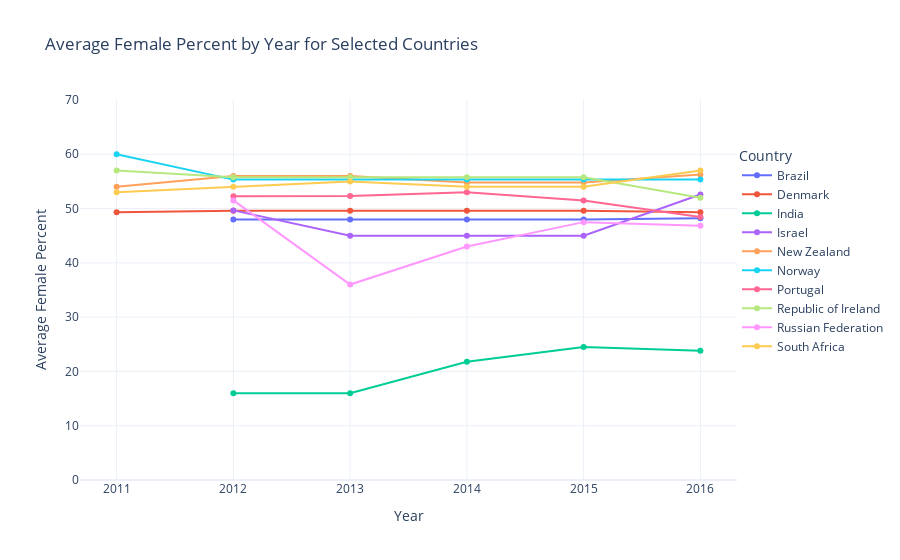

The cell this chart's notebook holds for it:
### Code cell
grouped = filtered_train_df.groupby(["country", "year"])["female_percent"].mean().reset_index()

fig = px.line(grouped, x="year", y="female_percent", color="country",
              markers=True, title="Average Female Percent by Year for Selected Countries",
              template="plotly_white")

fig.update_layout(
    xaxis_title="Year",
    yaxis_title="Average Female Percent",
    legend_title="Country",
    yaxis=dict(range=[0, 70]),
    legend=dict(x=1, y=0.6),
    showlegend=True,
)

fig.show()

### Figure 1 — Plotly figure (JSON) as saved in the notebook; plotly's stock layout.template omitted (floating-point values rounded to 4 significant figures)
{"data": [{"hovertemplate": "country=Brazil<br>year=%{x}<br>female_percent=%{y}<extra></extra>", "legendgroup": "Brazil", "line": {"color": "#636efa", "dash": "solid"}, "marker": {"symbol": "circle"}, "mode": "lines+markers", "name": "Brazil", "orientation": "v", "showlegend": true, "type": "scatter", "x": [2012, 2013, 2014, 2015, 2016], "xaxis": "x", "y": [48, 48, 48, 48, 48.2], "yaxis": "y"}, {"hovertemplate": "country=Denmark<br>year=%{x}<br>female_percent=%{y}<extra></extra>", "legendgroup": "Denmark", "line": {"color": "#EF553B", "dash": "solid"}, "marker": {"symbol": "circle"}, "mode": "lines+markers", "name": "Denmark", "orientation": "v", "showlegend": true, "type": "scatter", "x": [2011, 2012, 2013, 2014, 2015, 2016], "xaxis": "x", "y": [49.33, 49.6, 49.6, 49.6, 49.6, 49.33], "yaxis": "y"}, {"hovertemplate": "country=India<br>year=%{x}<br>female_percent=%{y}<extra></extra>", "legendgroup": "India", "line": {"color": "#00cc96", "dash": "solid"}, "marker": {"symbol": "circle"}, "mode": "lines+markers", "name": "India", "orientation": "v", "showlegend": true, "type": "scatter", "x": [2012, 2013, 2014, 2015, 2016], "xaxis": "x", "y": [16, 16, 21.8, 24.5, 23.8], "yaxis": "y"}, {"hovertemplate": "country=Israel<br>year=%{x}<br>female_percent=%{y}<extra></extra>", "legendgroup": "Israel", "line": {"color": "#ab63fa", "dash": "solid"}, "marker": {"symbol": "circle"}, "mode": "lines+markers", "name": "Israel", "orientation": "v", "showlegend": true, "type": "scatter", "x": [2012, 2013, 2014, 2015, 2016], "xaxis": "x", "y": [49.67, 45, 45, 45, 52.6], "yaxis": "y"}, {"hovertemplate": "country=New Zealand<br>year=%{x}<br>female_percent=%{y}<extra></extra>", "legendgroup": "New Zealand", "line": {"color": "#FFA15A", "dash": "solid"}, "marker": {"symbol": "circle"}, "mode": "lines+markers", "name": "New Zealand", "orientation": "v", "showlegend": true, "type": "scatter", "x": [2011, 2012, 2013, 2014, 2015, 2016], "xaxis": "x", "y": [54, 56, 56, 54.8, 54.8, 56.29], "yaxis": "y"}, {"hovertemplate": "country=Norway<br>year=%{x}<br>female_percent=%{y}<extra></extra>", "legendgroup": "Norway", "line": {"color": "#19d3f3", "dash": "solid"}, "marker": {"symbol": "circle"}, "mode": "lines+markers", "name": "Norway", "orientation": "v", "showlegend": true, "type": "scatter", "x": [2011, 2012, 2013, 2014, 2015, 2016], "xaxis": "x", "y": [60, 55.33, 55.33, 55.33, 55.33, 55.33], "yaxis": "y"}, {"hovertemplate": "country=Portugal<br>year=%{x}<br>female_percent=%{y}<extra></extra>", "legendgroup": "Portugal", "line": {"color": "#FF6692", "dash": "solid"}, "marker": {"symbol": "circle"}, "mode": "lines+markers", "name": "Portugal", "orientation": "v", "showlegend": true, "type": "scatter", "x": [2012, 2013, 2014, 2015, 2016], "xaxis": "x", "y": [52.25, 52.33, 53, 51.5, 48.43], "yaxis": "y"}, {"hovertemplate": "country=Republic of Ireland<br>year=%{x}<br>female_percent=%{y}<extra></extra>", "legendgroup": "Republic of Ireland", "line": {"color": "#B6E880", "dash": "solid"}, "marker": {"symbol": "circle"}, "mode": "lines+markers", "name": "Republic of Ireland", "orientation": "v", "showlegend": true, "type": "scatter", "x": [2011, 2012, 2013, 2014, 2015, 2016], "xaxis": "x", "y": [57, 55.75, 55.75, 55.75, 55.75, 52], "yaxis": "y"}, {"hovertemplate": "country=Russian Federation<br>year=%{x}<br>female_percent=%{y}<extra></extra>", "legendgroup": "Russian Federation", "line": {"color": "#FF97FF", "dash": "solid"}, "marker": {"symbol": "circle"}, "mode": "lines+markers", "name": "Russian Federation", "orientation": "v", "showlegend": true, "type": "scatter", "x": [2012, 2013, 2014, 2015, 2016], "xaxis": "x", "y": [51.5, 36, 43, 47.5, 46.83], "yaxis": "y"}, {"hovertemplate": "country=South Africa<br>year=%{x}<br>female_percent=%{y}<extra></extra>", "legendgroup": "South Africa", "line": {"color": "#FECB52", "dash": "solid"}, "marker": {"symbol": "circle"}, "mode": "lines+markers", "name": "South Africa", "orientation": "v", "showlegend": true, "type": "scatter", "x": [2011, 2012, 2013, 2014, 2015, 2016], "xaxis": "x", "y": [53, 54, 55, 54, 54, 57], "yaxis": "y"}], "layout": {"legend": {"title": {"text": "Country"}, "tracegroupgap": 0, "x": 1, "y": 0.6}, "showlegend": true, "title": {"text": "Average Female Percent by Year for Selected Countries"}, "xaxis": {"anchor": "y", "domain": [0, 1], "title": {"text": "Year"}}, "yaxis": {"anchor": "x", "domain": [0, 1], "range": [0, 70], "title": {"text": "Average Female Percent"}}}}
